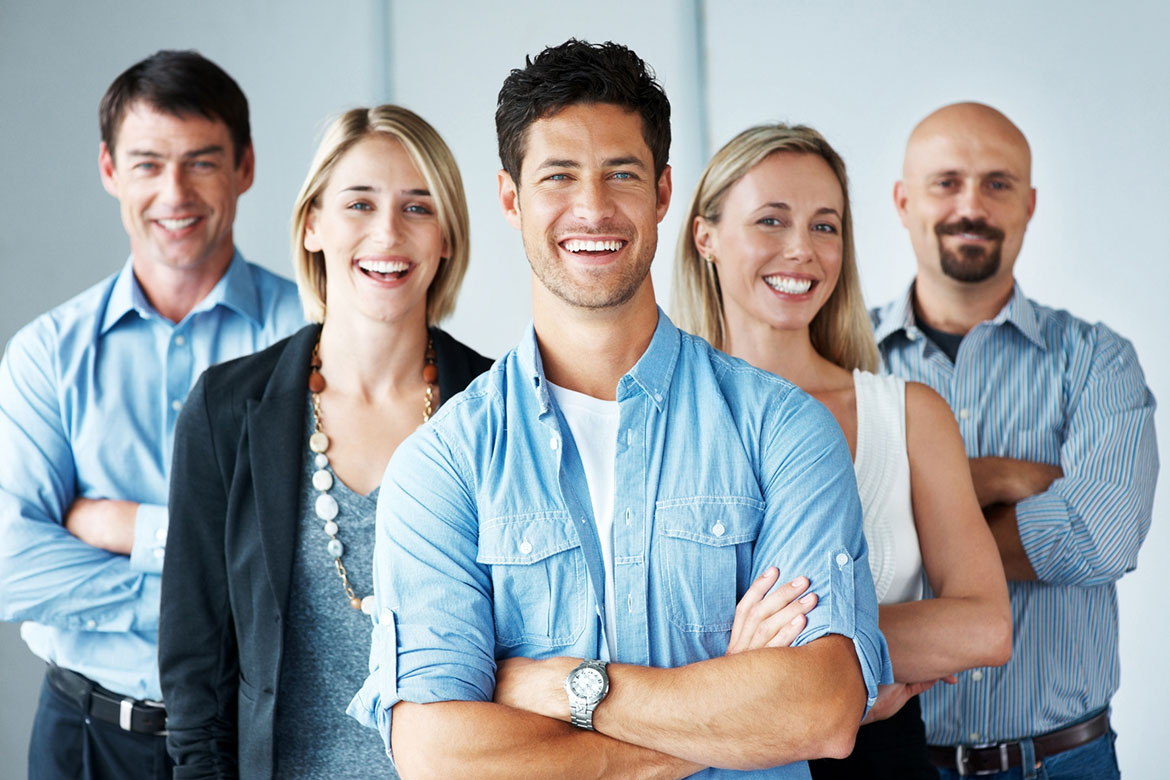
#> input picture cv2_project/face/img.png, 1170 x 780 px
$ python main.py
#> lines starting #> are read from the running program, lines starting #| are printed output that depends on the picture; after the words box and inside, x2 and y2 are one past the last pixel; in counts of white or black regions, pixels touching at a corner belong together
import cv2


# помещаем изображение
img = cv2.imread("img.png")
#> img is the input picture: shape (780, 1170, 3); mean B, G, R 166.6, 162.2, 155.2
img = cv2.resize(img, (700, 500))
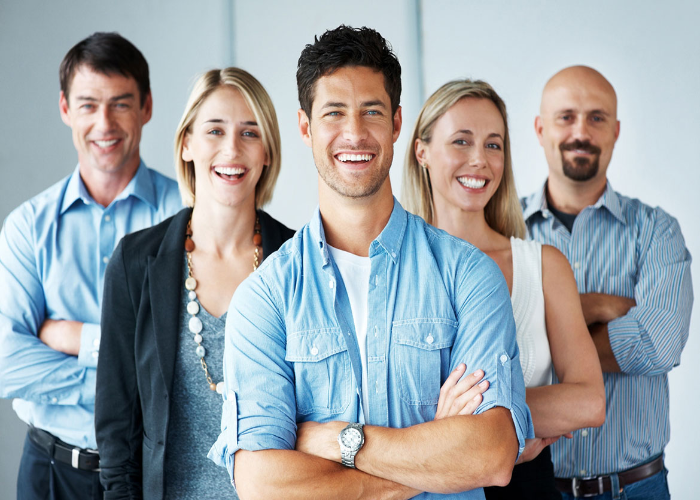
#> img: shape (500, 700, 3); mean B, G, R 166.5, 162.1, 155.1
gray = cv2.cvtColor(img, cv2.COLOR_BGR2GRAY)
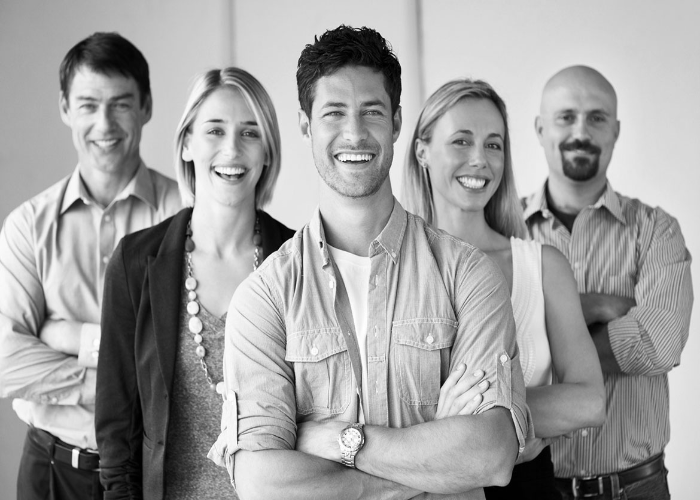
#> gray: shape (500, 700); min 0, max 255, mean 160.5
# cv2.imshow('Photo', gray)
# cv2.waitKey(0)
faces = cv2.CascadeClassifier("mod_1.xml")

# содержит координаты лиц
# scaleFactor - адаптируем под наше изображение, так как учили модель на маленьких
# minNeighbors - как много объектов рядом с искомым
results = faces.detectMultiScale(gray, scaleFactor=2, minNeighbors=1)
#> results = [[56, 68, 96, 96], [307, 77, 96, 96], [532, 80, 96, 96], [183, 96, 96, 96], [421, 105, 96, 96]]
print(results)
#| [[ 56  68  96  96]
#|  [307  77  96  96]
#|  [532  80  96  96]
#|  [183  96  96  96]
#|  [421 105  96  96]]
for (x, y, w, h) in results:
    cv2.rectangle(img, (x, y), (x + w, y + h), (0, 250, 0), thickness=2)
#> this loop made 5 passes
#> (x, y) on passes 1 to 5: (56, 68), (307, 77), (532, 80), (183, 96), (421, 105)
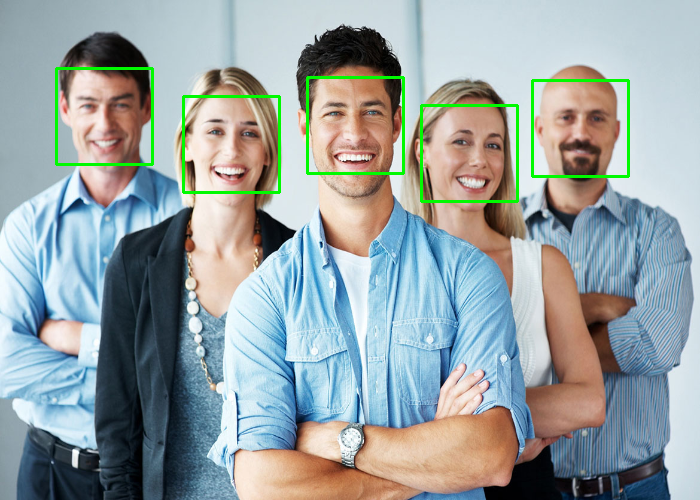
#> img: shape (500, 700, 3); 1.64% of pixels changed, all inside (x1, y1, x2, y2) = (55, 67, 630, 203)

cv2.imshow('Photo', img)
cv2.waitKey(0)
